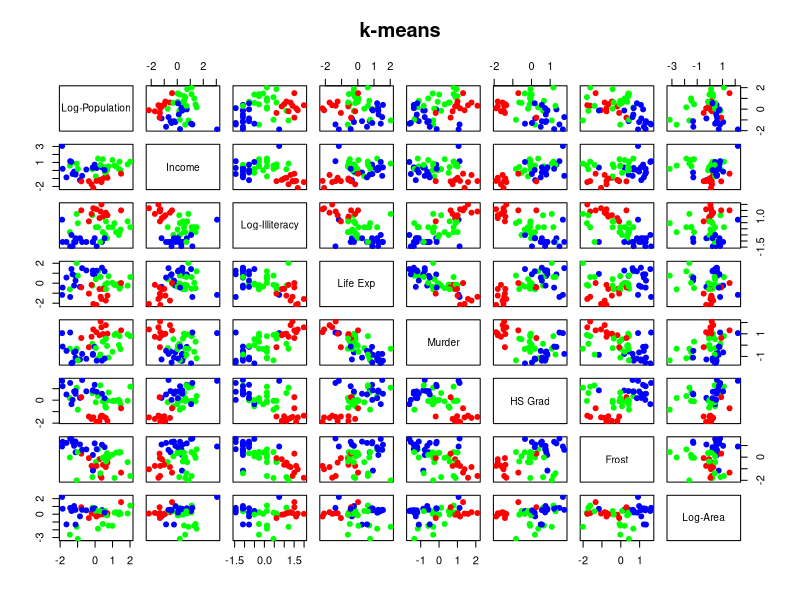
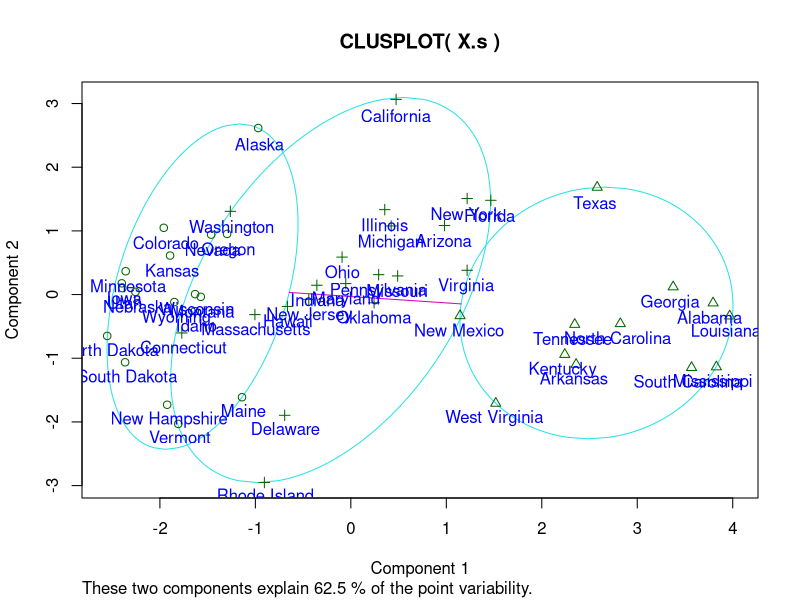
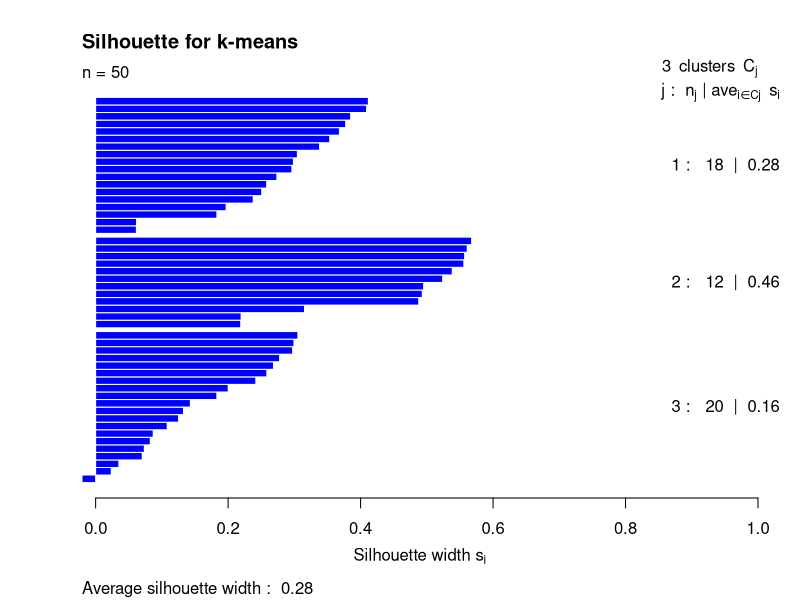
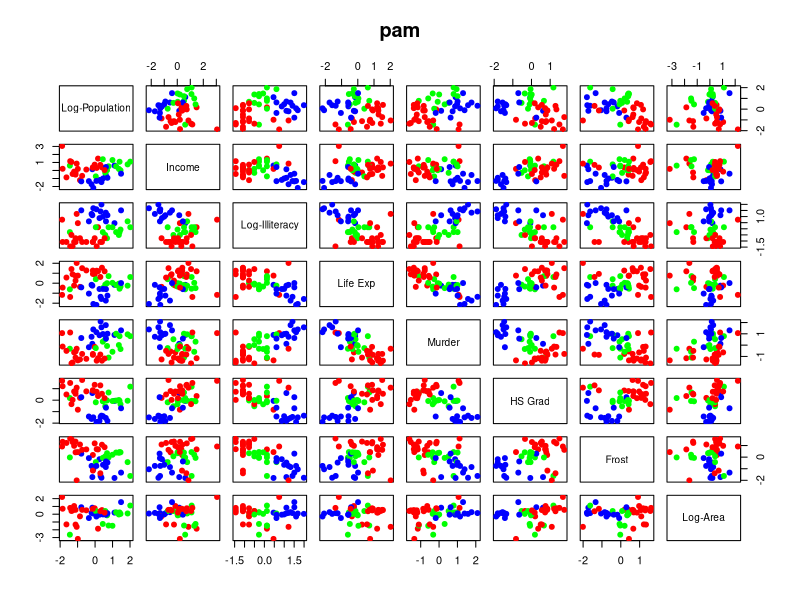
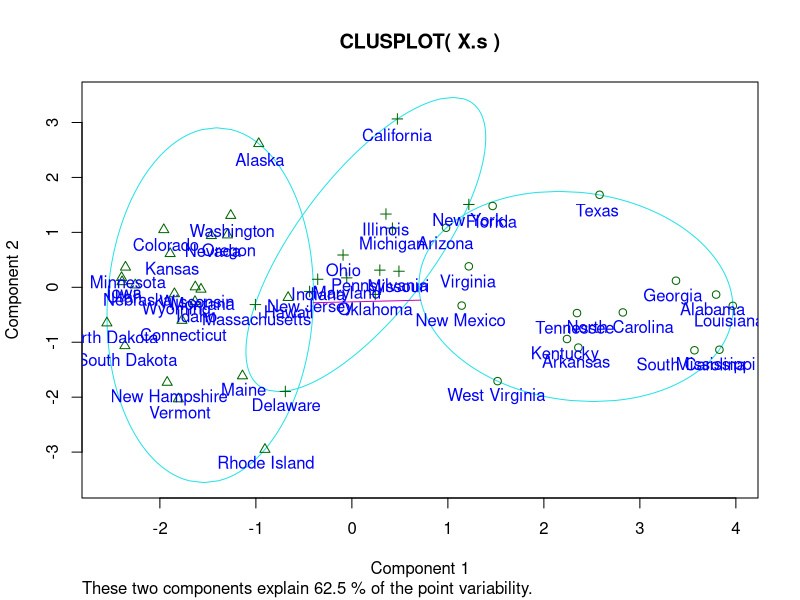
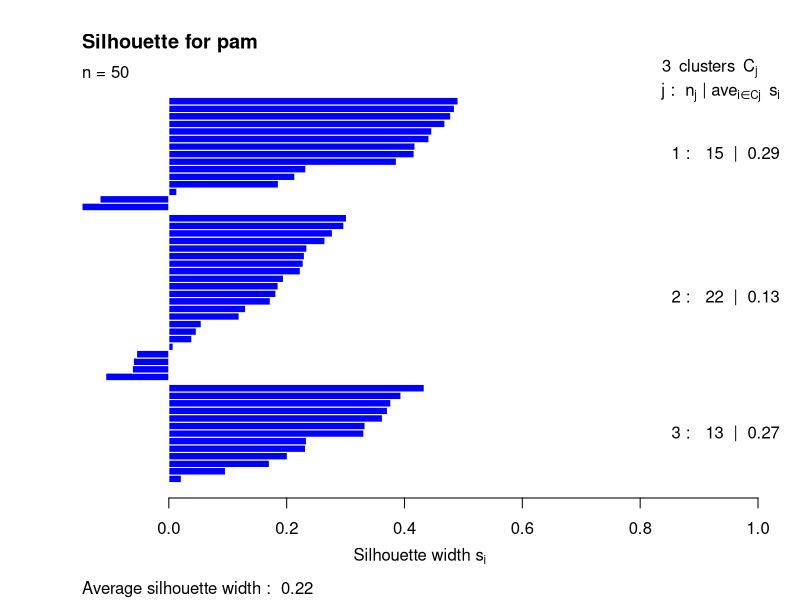

These figures' R source, in order:
library(cluster)

##################################################################################################################
##################################################################################################################
# Análisis de Cluster: Método de particiones: k-means
##################################################################################################################
##################################################################################################################

rm(list = ls()) 


X <- as.data.frame(state.x77)
X

X[,1] <- log(X[,1])
colnames(X)[1] <- "Log-Population"
X[,3] <- log(X[,3])
colnames(X)[3] <- "Log-Illiteracy"
X[,8] <- log(X[,8])
colnames(X)[8] <- "Log-Area"

##################################################################################################################
# k-means
##################################################################################################################

##################################################################################################################
# n, p: número de estados, número de variables
##################################################################################################################

dim(X)
n <- dim(X)[1]
n
p <- dim(X)[2]
p


# Estandarización univariante

X.s <- scale(X)


Kmeans.3 <- kmeans(X.s,3,nstart=25)

# SCDG

SCDG <- sum(Kmeans.3$withinss)
SCDG

# Clusters

Cl.kmeans <- Kmeans.3$cluster
Cl.kmeans

# Scatterplot matrix con la división en grupos resultante

col.cluster <- c("blue","red","green")[Cl.kmeans]
pairs(X.s,col=col.cluster,main="k-means",pch=19)

# Visualización con las primeras 2 componentes principales
clusplot(X.s,Cl.kmeans)
text(princomp(X.s)$scores[,1:2],labels=rownames(X.s),pos = 1,col="blue")

# Silhouette
dist.Euc <- dist(X.s,method="euclidean")
Sil.kmeans <- silhouette(Cl.kmeans,dist.Euc)
plot(Sil.kmeans,main="Silhouette for k-means",col="blue")


##################################################################################################################
##################################################################################################################
# Método de particiones: pam - partition around medoids
##################################################################################################################
##################################################################################################################

pam.3 <- pam(X.s,3)

# Clusters

Cl.pam <- pam.3$clustering
Cl.pam

# Scatterplot matrix con la división en grupos resultante

col.cluster <- c("blue","red","green")[Cl.pam]
pairs(X.s,col=col.cluster,main="pam",pch=19)

# Visualización con las primeras 2 componentes principales

clusplot(X.s,Cl.pam)
text(princomp(X.s)$scores[,1:2],labels=rownames(X.s),pos = 1,col="blue")

# Silhouette

Sil.pam <- silhouette(Cl.pam,dist.Euc)
plot(Sil.pam,main="Silhouette for pam",col="blue")
